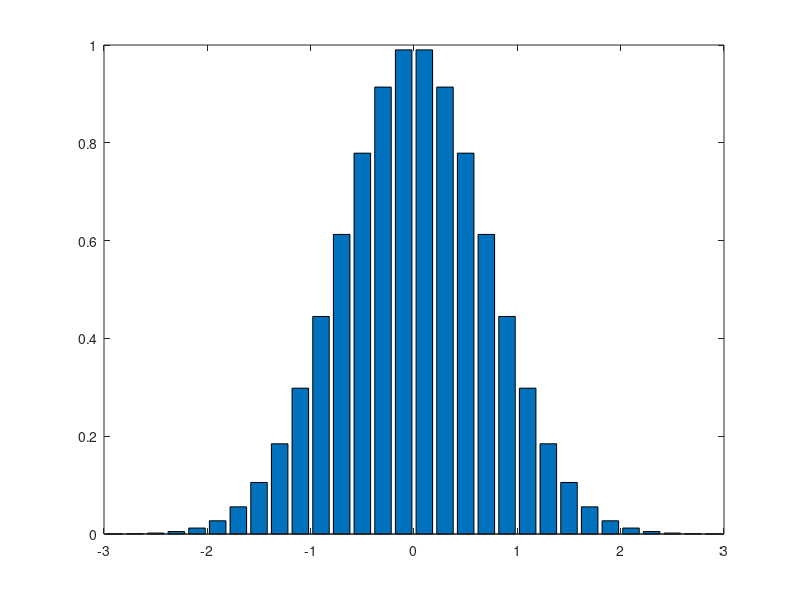

This figure's MATLAB source: (Note: this script raises an error after producing the figure.)




%% Simple Bar Plot
x = -2.9:0.2:2.9;
y = exp(-x.*x);
bar(x,y)

%% Detailed Bar Graph

figure;
y = [pct_cond', pct_conv', pct_rad'].*100;
b = bar(v_mph, y); hold on

b(3).FaceColor = bl;
b(1).FaceColor = rd;
b(2).FaceColor = org;

xlabel('Velocity [mph]');
ylabel('% HT Loss');
title('HT Mode Comparison','FontSize',20);
l = legend('Conduction','Convection', 'Radiation', 'Location','Southoutside');
set(l,'Orientation','horizontal','Location','southoutside');

y1 = 0:0.05:0.15;
y2 = 0.20:0.1:1.0;
yticks([y1 y2].*100)

ytickformat('percentage')

grid on
hold off





% colors
bl = [0 114 189]./256;  % parula blue
rd = [161 0 31]./256;   % parula red
org = [217 83 25]./256; %  parula orange

y = [qh P(i); qm P(i); qc P(i)];
b = bar(y);

b(2).FaceColor = rd;

xlabel('Section');
xlabh = get(gca,'XLabel');
set(xlabh,'Position',get(xlabh,'Position') - [0 0.5 0])
set(gca,'XTick', 1:3,'XTickLabel',{'Heated', 'Specimen', 'Cooled'})
ylabel('Power [W]');
title(titles{1,i},'FontSize',20);
legend('q_x','P_{in}')
grid on